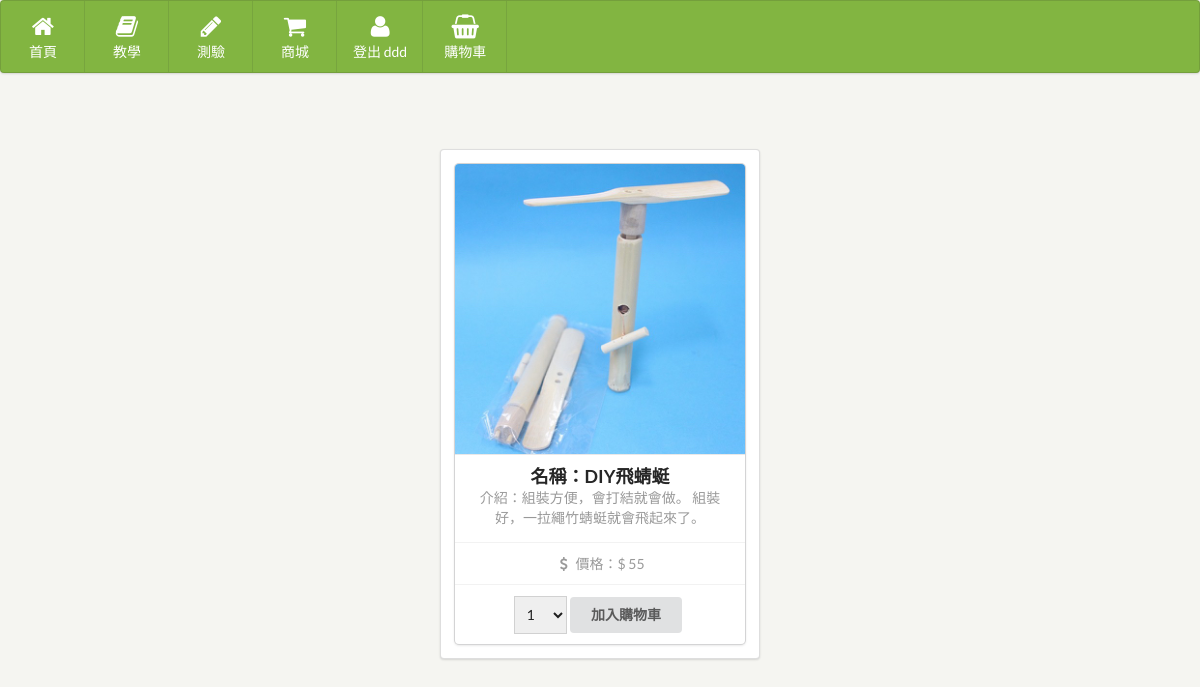
/product.php?A=1 (signed in), run on the app's committed database.
### tables this page shows
CREATE TABLE `product` (
  `id_P` int(10) UNSIGNED NOT NULL,
  `name` varchar(255) NOT NULL,
  `price` int(6) NOT NULL,
  `amount` int(4) NOT NULL,
  `category` varchar(255) NOT NULL,
  `img` varchar(255) NOT NULL
);

### product.php (the view, shortened to what this page needs)
<html>
<head>
    <link href="Semantic-UI-CSS-master\semantic.min.css" rel="stylesheet">
</head>
<body style="background-color: #f5f5f1;">
<div class="ui labeled icon menu" style="background-color: #82b541;color: #FFFFFF;">
<a class="item" href="index.php" style="color:#FFFFFF;">
    <i class="home icon"></i>首頁
</a>
<a class="item" href="learn.php" style="color:#FFFFFF;">
    <i class="book icon"></i>教學
</a>
<a class="item" href="test.php" style="color:#FFFFFF;">
    <i class="write icon"></i>測驗
</a>
<a class="item" href="shop.php" style="color:#FFFFFF;">
    <i class="shop icon"></i>商城
</a>
<?php
    if (isset($_SESSION['id'])) {
        echo '
            <a class="item" href="logout.php" style="color:#FFFFFF;">
                <i class="user icon"></i>登出 '.$_SESSION['id'].'
            </a>
        ';
    }
    else{
        echo  '<script>alert("您無權限觀看此頁面請先登入!"); </script>';
        echo '<meta http-equiv=REFRESH CONTENT=0;url=log.php>';
    }
?>
<?php
            require 'config.php';
        ?>
        <a class="item" href="cart.php" style="color:#FFFFFF;">
            <i class="Shopping Basket icon"></i>購物車
        </a>
</div>
<h1 class="ui header"> </h1>
<h1 class="ui header"> </h1>
<div align="center" >
<div class="ui aligned center aligned grid">
<div class="ui segment">
<div class="ui special cards" >
<?php
    $A      = $_GET['A'];
    $result = $link->query("SELECT * FROM product WHERE id_P = '$A'");
    while($row = $result->fetch_assoc()) {
?>
      <div class="card">
    <div class="blurring dimmable image">
      <img src="img/<?=$row['img'];?>" height="150" width="150">
    </div>
    <div class="content">
      <a class="header">名稱：<?=$row['name'];?></a>
      <div class="meta">
        <span class="date">介紹：<?=$row['category'];?></span>
      </div>
    </div>
    <div class="extra content">
      <a><i class="Dollar icon"></i>價格：$ <?=$row['price']; ?></a>
    </div>
    <div class=" center aligned extra content" >
    <div class="ui right labeled input">
    <select class="ui search dropdown" id="amount">個
                <option value="1">1</option>
               </select>
    </div>
        <button type="button" id="buy" class="ui button" item="<?=$row['id_P']?>" onclick="location.href='shop.php'">加入購物車</button>
    </div>
  </div>
</div>
 </div>
</div>
</div>
<?php
        }
        ?>
</body>
</html>

### data on the page
product: img (picture), name "DIY飛蜻蜓", category "組裝方便，會打結就會做。 組裝好，一拉繩竹蜻蜓就會飛起來了。", price "55"

### other printed values
$_SESSION['id'] "ddd"
